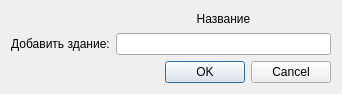
<?xml version="1.0" encoding="UTF-8"?>
<ui version="4.0">
 <class>EditBuildingDialog</class>
 <widget class="QDialog" name="EditBuildingDialog">
  <property name="windowModality">
   <enum>Qt::NonModal</enum>
  </property>
  <property name="geometry">
   <rect>
    <x>0</x>
    <y>0</y>
    <width>342</width>
    <height>94</height>
   </rect>
  </property>
  <property name="sizePolicy">
   <sizepolicy hsizetype="Preferred" vsizetype="Fixed">
    <horstretch>0</horstretch>
    <verstretch>0</verstretch>
   </sizepolicy>
  </property>
  <property name="windowTitle">
   <string>Добавление здания</string>
  </property>
  <layout class="QGridLayout" name="gridLayout_2">
   <item row="0" column="0">
    <layout class="QGridLayout" name="gridLayout">
     <item row="0" column="1">
      <widget class="QLabel" name="label_2">
       <property name="text">
        <string>Название</string>
       </property>
       <property name="alignment">
        <set>Qt::AlignCenter</set>
       </property>
      </widget>
     </item>
     <item row="1" column="0">
      <widget class="QLabel" name="label">
       <property name="text">
        <string>Добавить здание:</string>
       </property>
       <property name="alignment">
        <set>Qt::AlignCenter</set>
       </property>
      </widget>
     </item>
     <item row="1" column="1">
      <widget class="QLineEdit" name="leCreateBuildingName"/>
     </item>
    </layout>
   </item>
   <item row="1" column="0">
    <widget class="QDialogButtonBox" name="buttonBox">
     <property name="orientation">
      <enum>Qt::Horizontal</enum>
     </property>
     <property name="standardButtons">
      <set>QDialogButtonBox::Cancel|QDialogButtonBox::Ok</set>
     </property>
    </widget>
   </item>
  </layout>
 </widget>
 <resources/>
 <connections>
  <connection>
   <sender>buttonBox</sender>
   <signal>accepted()</signal>
   <receiver>EditBuildingDialog</receiver>
   <slot>accept()</slot>
   <hints>
    <hint type="sourcelabel">
     <x>248</x>
     <y>254</y>
    </hint>
    <hint type="destinationlabel">
     <x>157</x>
     <y>274</y>
    </hint>
   </hints>
  </connection>
  <connection>
   <sender>buttonBox</sender>
   <signal>rejected()</signal>
   <receiver>EditBuildingDialog</receiver>
   <slot>reject()</slot>
   <hints>
    <hint type="sourcelabel">
     <x>316</x>
     <y>260</y>
    </hint>
    <hint type="destinationlabel">
     <x>286</x>
     <y>274</y>
    </hint>
   </hints>
  </connection>
 </connections>
</ui>
